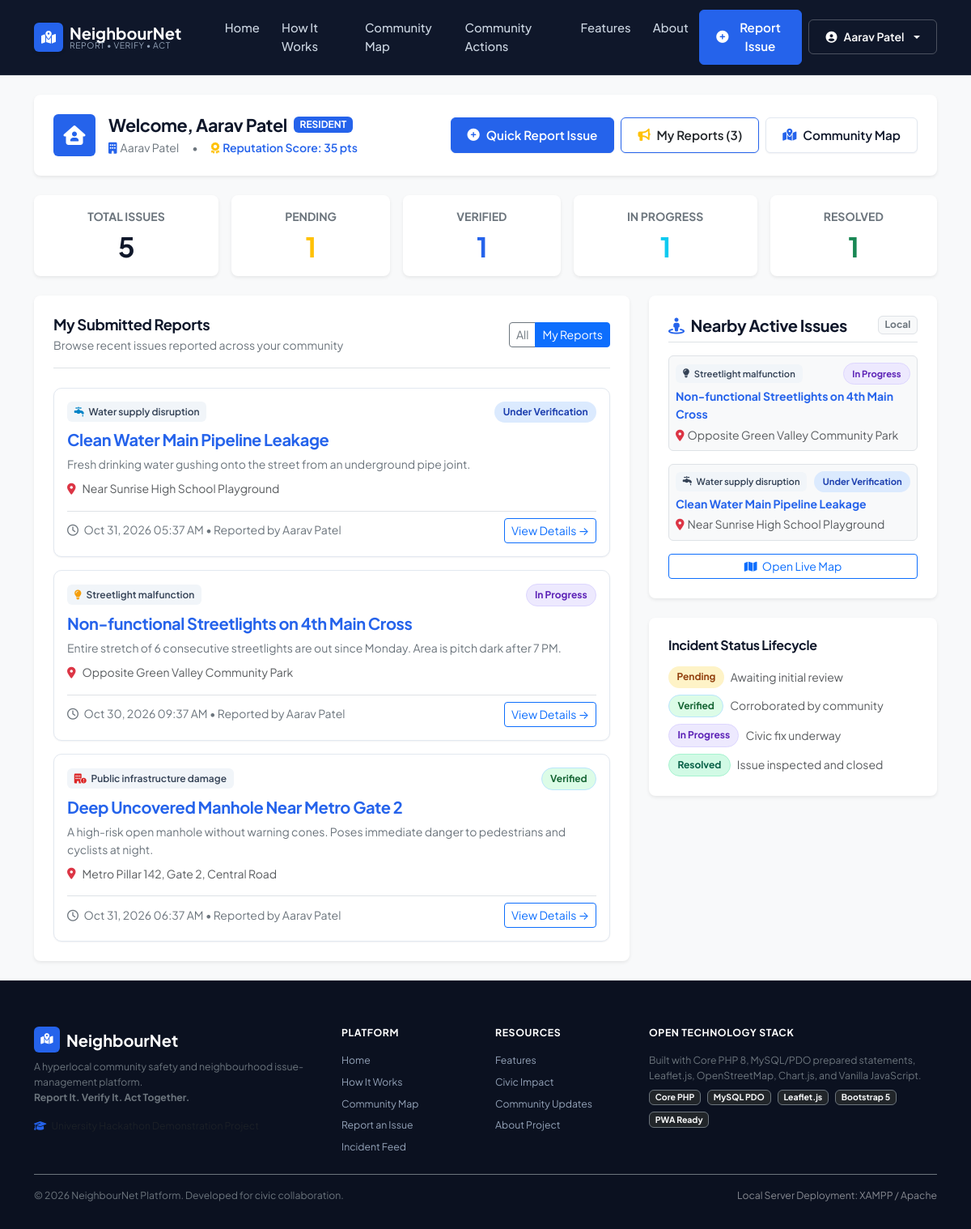
Page /pages/dashboard.php?my=1 (signed in) on the committed database.
### tables this page shows
CREATE TABLE `incidents` (
    `id` INT AUTO_INCREMENT PRIMARY KEY,
    `user_id` INT NOT NULL,
    `category_id` INT NOT NULL,
    `society_id` INT NULL,
    `title` VARCHAR(160) NOT NULL,
    `description` TEXT NOT NULL,
    `voice_input_used` TINYINT(1) NOT NULL DEFAULT 0,
    `original_transcript` TEXT NULL,
    `original_language` VARCHAR(10) NULL,
    `translated_transcript` TEXT NULL,
    `translation_language` VARCHAR(10) NULL,
    `selected_description_type` ENUM('manual', 'original', 'translated', 'combined') NOT NULL DEFAULT 'manual',
    `image_path` VARCHAR(255) NULL,
    `latitude` DECIMAL(10, 8) NULL,
    `longitude` DECIMAL(11, 8) NULL,
    `location_text` VARCHAR(255) NOT NULL,
    `incident_time` DATETIME NOT NULL,
    `status` ENUM('pending', 'under_verification', 'verified', 'in_progress', 'resolved') NOT NULL DEFAULT 'pending',
    `created_at` TIMESTAMP DEFAULT CURRENT_TIMESTAMP,
    `updated_at` TIMESTAMP DEFAULT CURRENT_TIMESTAMP ON UPDATE CURRENT_TIMESTAMP,
    FOREIGN KEY (`user_id`) REFERENCES `users`(`id`) ON DELETE CASCADE,
    FOREIGN KEY (`category_id`) REFERENCES `categories`(`id`) ON DELETE RESTRICT,
    FOREIGN KEY (`society_id`) REFERENCES `societies`(`id`) ON DELETE SET NULL,
    INDEX `idx_status` (`status`),
    INDEX `idx_category` (`category_id`),
    INDEX `idx_user` (`user_id`),
    INDEX `idx_society` (`society_id`)
);

CREATE TABLE `categories` (
    `id` INT AUTO_INCREMENT PRIMARY KEY,
    `name` VARCHAR(80) NOT NULL,
    `slug` VARCHAR(80) NOT NULL UNIQUE,
    `color_code` VARCHAR(10) NOT NULL DEFAULT '#e74c3c',
    `icon_class` VARCHAR(50) NOT NULL DEFAULT 'fa-exclamation-triangle',
    `description` VARCHAR(255) NULL
);

CREATE TABLE `users` (
    `id` INT AUTO_INCREMENT PRIMARY KEY,
    `full_name` VARCHAR(120) NOT NULL,
    `email` VARCHAR(150) NOT NULL UNIQUE,
    `password_hash` VARCHAR(255) NOT NULL,
    `role` ENUM('resident', 'admin') NOT NULL DEFAULT 'resident',
    `society_id` INT NULL,
    `profile_image` VARCHAR(255) NULL DEFAULT '/neighbournet/assets/images/default-avatar.svg',
    `account_status` ENUM('active', 'suspended', 'pending') NOT NULL DEFAULT 'active',
    `reputation_score` INT NOT NULL DEFAULT 15,
    `created_at` TIMESTAMP DEFAULT CURRENT_TIMESTAMP,
    `updated_at` TIMESTAMP DEFAULT CURRENT_TIMESTAMP ON UPDATE CURRENT_TIMESTAMP,
    FOREIGN KEY (`society_id`) REFERENCES `societies`(`id`) ON DELETE SET NULL,
    INDEX `idx_role` (`role`),
    INDEX `idx_society` (`society_id`),
    INDEX `idx_status` (`account_status`)
);

### pages/dashboard.php (the view, shortened to what the rows shown need)
<?php
require_once __DIR__ . '/../includes/auth_guard.php';
$currentUser = getCurrentUser();
$filterMy = isset($_GET['my']) && $_GET['my'] == 1;
$totalIncidents    = 0;
$pendingCount      = 0;
$verifiedCount     = 0;
$inProgressCount   = 0;
$resolvedCount     = 0;
$incidents = [];
$nearbyIncidents = [];
try {
    $pdo = getDBConnection();
    $stmt = $pdo->query("SELECT COUNT(*) FROM incidents");
    $totalIncidents = (int)$stmt->fetchColumn();
    $stmt = $pdo->query("SELECT COUNT(*) FROM incidents WHERE status = 'pending'");
    $pendingCount = (int)$stmt->fetchColumn();
    $stmt = $pdo->query("SELECT COUNT(*) FROM incidents WHERE status = 'verified'");
    $verifiedCount = (int)$stmt->fetchColumn();
    $stmt = $pdo->query("SELECT COUNT(*) FROM incidents WHERE status = 'in_progress'");
    $inProgressCount = (int)$stmt->fetchColumn();
    $stmt = $pdo->query("SELECT COUNT(*) FROM incidents WHERE status = 'resolved'");
    $resolvedCount = (int)$stmt->fetchColumn();
    $sql = "
        SELECT i.*, c.name AS category_name, c.color_code, c.icon_class,
               u.full_name AS reporter_name, s.name AS society_name
        FROM incidents i
        JOIN categories c ON i.category_id = c.id
        JOIN users u ON i.user_id = u.id
        LEFT JOIN societies s ON i.society_id = s.id
        WHERE 1=1
    ";
    $params = [];
    if ($filterMy) {
        $sql .= " AND i.user_id = ?";
        $params[] = $currentUser['id'];
    }
    $sql .= " ORDER BY i.created_at DESC LIMIT 30";
    $stmt = $pdo->prepare($sql);
    $stmt->execute($params);
    $incidents = $stmt->fetchAll();
    if (!empty($currentUser['society_id'])) {
        $nearbyStmt = $pdo->prepare("
            SELECT i.id, i.title, i.status, i.location_text, c.name AS category_name, c.color_code, c.icon_class
            FROM incidents i
            JOIN categories c ON i.category_id = c.id
            WHERE i.society_id = ? AND i.status != 'resolved'
            ORDER BY i.created_at DESC LIMIT 4
        ");
        $nearbyStmt->execute([$currentUser['society_id']]);
        $nearbyIncidents = $nearbyStmt->fetchAll();
    }
} catch (Exception $e) {
    error_log("Dashboard query error: " . $e->getMessage());
}
require_once __DIR__ . '/../includes/header.php';
?>
<div class="container py-4">
    <div class="row g-3 mb-4">
        <div class="col-6 col-lg-auto flex-lg-fill">
            <div class="card border-0 shadow-sm p-3 rounded-3 bg-white text-center">
                <h2 class="fw-bold text-navy mb-0 mt-1"><?= $totalIncidents ?></h2>
            </div>
        </div>
        <div class="col-6 col-lg-auto flex-lg-fill">
            <a href="/neighbournet/pages/dashboard.php?status=pending" class="text-decoration-none">
                <div class="card border-0 shadow-sm p-3 rounded-3 bg-white text-center">
                    <h2 class="fw-bold text-warning mb-0 mt-1"><?= $pendingCount ?></h2>
                </div>
            </a>
        </div>
        <div class="col-6 col-lg-auto flex-lg-fill">
            <a href="/neighbournet/pages/dashboard.php?status=verified" class="text-decoration-none">
                <div class="card border-0 shadow-sm p-3 rounded-3 bg-white text-center">
                    <h2 class="fw-bold text-primary mb-0 mt-1"><?= $verifiedCount ?></h2>
                </div>
            </a>
        </div>
        <div class="col-6 col-lg-auto flex-lg-fill">
            <a href="/neighbournet/pages/dashboard.php?status=in_progress" class="text-decoration-none">
                <div class="card border-0 shadow-sm p-3 rounded-3 bg-white text-center">
                    <h2 class="fw-bold text-info mb-0 mt-1"><?= $inProgressCount ?></h2>
                </div>
            </a>
        </div>
        <div class="col-6 col-lg-auto flex-lg-fill">
            <a href="/neighbournet/pages/dashboard.php?status=resolved" class="text-decoration-none">
                <div class="card border-0 shadow-sm p-3 rounded-3 bg-white text-center">
                    <h2 class="fw-bold text-success mb-0 mt-1"><?= $resolvedCount ?></h2>
                </div>
            </a>
        </div>
    </div>
    <div class="row g-4">
        <div class="col-lg-8">
            <div class="card border-0 shadow-sm rounded-3 bg-white p-4">
                <?php if (empty($incidents)): ?>
                    <div class="text-center py-5 text-muted">
                        <i class="fa-solid fa-clipboard-check fs-1 mb-3 text-secondary"></i>
                        <h5>No incidents match this filter</h5>
                        <p class="small">There are currently no reports recorded in this scope.</p>
                        <a href="/neighbournet/pages/report.php" class="btn btn-sm btn-civic-primary mt-2">
                            <i class="fa-solid fa-plus-circle me-1"></i> Report an Incident Now
                        </a>
                    </div>
                <?php else: ?>
                    <div class="d-flex flex-column gap-3">
                        <?php foreach ($incidents as $inc): ?>
                            <div class="incident-card-clean p-3">
                                <div class="d-flex align-items-center justify-content-between mb-2">
                                    <span class="category-pill">
                                        <i class="fa-solid <?= e($inc['icon_class']) ?>" style="color: <?= e($inc['color_code']) ?>"></i>
                                        <?= e($inc['category_name']) ?>
                                    </span>
                                    <span class="status-pill status-<?= e($inc['status']) ?>">
                                        <?= str_replace('_', ' ', e($inc['status'])) ?>
                                    </span>
                                </div>
                                <h5 class="fw-bold mb-2">
                                    <a href="/neighbournet/pages/incident-details.php?id=<?= (int)$inc['id'] ?>" class="text-navy text-decoration-none">
                                        <?= e($inc['title']) ?>
                                    </a>
                                </h5>
                                <p class="small text-secondary mb-2">
                                    <?= e(substr($inc['description'], 0, 150)) ?><?= (strlen($inc['description']) > 150) ? '...' : '' ?>
                                </p>
                                <div class="small text-muted mb-3 d-flex align-items-center gap-2">
                                    <i class="fa-solid fa-location-dot text-danger"></i>
                                    <span><?= e($inc['location_text']) ?></span>
                                </div>
                                <div class="d-flex align-items-center justify-content-between pt-2 border-top small">
                                    <div class="text-secondary">
                                        <i class="fa-regular fa-clock me-1"></i>
                                        <?= date('M d, Y h:i A', strtotime($inc['incident_time'])) ?>
                                        &bull; Reported by <?= e($inc['reporter_name']) ?>
                                    </div>
                                    <a href="/neighbournet/pages/incident-details.php?id=<?= (int)$inc['id'] ?>" class="btn btn-sm btn-outline-primary">
                                        View Details &rarr;
                                    </a>
                                </div>
                            </div>
                        <?php endforeach; ?>
                    </div>
                <?php endif; ?>
            </div>
        </div>
        <div class="col-lg-4">
            <div class="card border-0 shadow-sm rounded-3 bg-white p-4 mb-4">
                <?php if (empty($nearbyIncidents)): ?>
                    <p class="small text-muted mb-0">No active nearby incidents reported.</p>
                <?php else: ?>
                    <div class="d-flex flex-column gap-3">
                        <?php foreach ($nearbyIncidents as $nearby): ?>
                            <div class="p-2 bg-light rounded-2 border">
                                <div class="d-flex align-items-center justify-content-between mb-1">
                                    <span class="category-pill" style="font-size: 0.7rem;">
                                        <i class="fa-solid <?= e($nearby['icon_class']) ?>"></i> <?= e($nearby['category_name']) ?>
                                    </span>
                                    <span class="status-pill status-<?= e($nearby['status']) ?>" style="font-size: 0.7rem;">
                                        <?= str_replace('_', ' ', e($nearby['status'])) ?>
                                    </span>
                                </div>
                                <a href="/neighbournet/pages/incident-details.php?id=<?= (int)$nearby['id'] ?>" class="fw-bold text-navy small text-decoration-none d-block mb-1">
                                    <?= e($nearby['title']) ?>
                                </a>
                                <small class="text-muted d-block text-truncate">
                                    <i class="fa-solid fa-location-dot text-danger me-1"></i><?= e($nearby['location_text']) ?>
                                </small>
                            </div>
                        <?php endforeach; ?>
                    </div>
                <?php endif; ?>
            </div>
        </div>
    </div>
</div>
<?php require_once __DIR__ . '/../includes/footer.php'; ?>

### rows in the picture
incidents: category.name "Water supply disruption", status "Under Verification", title "Clean Water Main Pipeline Leakage", description "Fresh drinking water gushing onto the street from an underground pipe joint.", location_text "Near Sunrise High School Playground", incident_time "Oct 31, 2026 05:37 AM", user.full_name "Aarav Patel"
incidents: category.name "Streetlight malfunction", status "In Progress", title "Non-functional Streetlights on 4th Main Cross", description "Entire stretch of 6 consecutive streetlights are out since Monday. Area is pitch dark after 7 PM.", location_text "Opposite Green Valley Community Park", incident_time "Oct 30, 2026 09:37 AM", user.full_name "Aarav Patel"
incidents: category.name "Public infrastructure damage", status "Verified", title "Deep Uncovered Manhole Near Metro Gate 2", description "A high-risk open manhole without warning cones. Poses immediate danger to pedestrians and cyclists at night.", location_text "Metro Pillar 142, Gate 2, Central Road", incident_time "Oct 31, 2026 06:37 AM", user.full_name "Aarav Patel"

### other values in the picture
$currentUser['name'] "Aarav Patel"
$currentUser['role'] "RESIDENT"
$currentUser['society_name'] "Aarav Patel"
$currentUser['reputation'] "35"
$myReportsCount "3"
$totalIncidents "5"
$pendingCount "1"
$verifiedCount "1"
$inProgressCount "1"
$resolvedCount "1"
